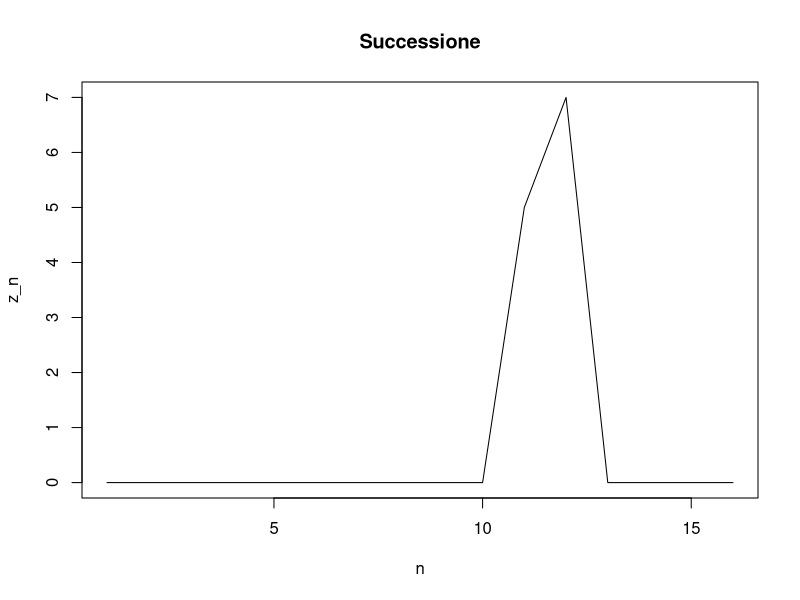
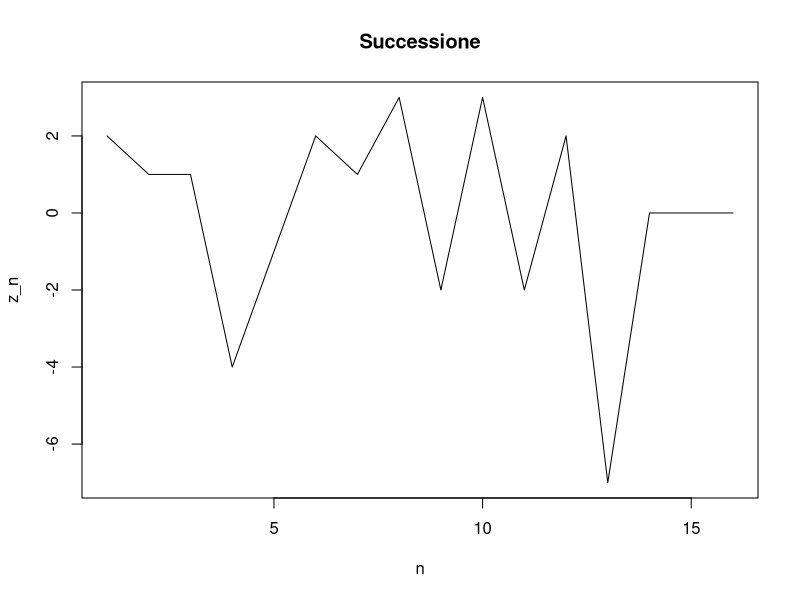

Write the R code that produced these figures, in order.
## ---- chunk 1
# Definizione della sequenza iniziale
z <- c(31,3,4,5,1,0,2,3,6,4,7,5,7,0,0,0,0)

# Numero di elementi nella sequenza iniziale
n <- length(z)

# Numero di elementi da generare
m <- 10

# Creazione di un nuovo vettore che esclude il primo elemento della sequenza originale
z_new <- z[-1]

# Generazione dei m elementi successivi utilizzando l'equazione fornita
for (i in 1:m) {
  z_new[i] <- sum(z_new[(i-1):max(i-n,0)]) + z[n]
}

# Stampa della sequenza generata
cat("Sequenza generata:\n")
cat(z_new, "\n")

# Creazione del grafico della sequenza generata
plot(z_new, type = "l", xlab = "n", ylab = "z_n", main = "Successione")

## ---- chunk 2
# Definiamo la serie
serie <- c(1,3,4,5,1,0,2,3,6,4,7,5,7,0,0,0,0)

# Inizializziamo il vettore delle derivate
derivate <- numeric(length(serie)-1)

# Calcoliamo le derivate
for (i in 1:(length(serie)-1)) {
  derivate[i] <- (serie[i+1] - serie[i])/(i+1 - i)
}

# Stampiamo le derivate
cat("Derivate calcolate:")
cat(derivate, "\n")

# Creazione del grafico della sequenza generata
plot(derivate, type = "l", xlab = "n", ylab = "z_n", main = "Successione")

